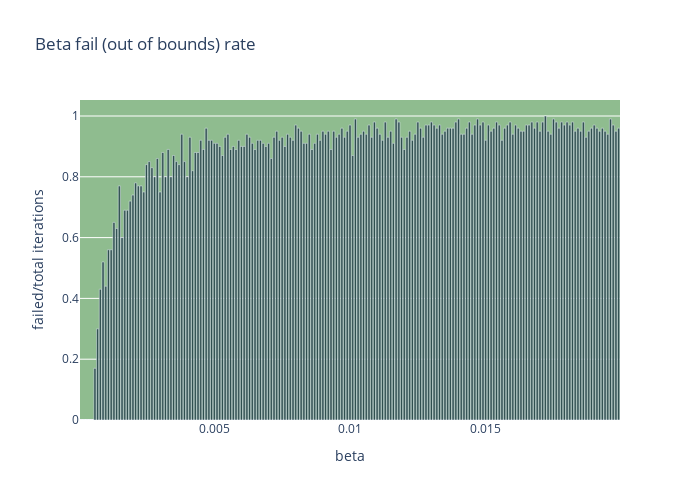

The notebook cell saved with this chart:
### Markdown cell above
Na tym wykresie nie widać jednak ile iteracji dla każdej wartości __beta__ nie osiągneło minimum. Wobec tego następny wykres przedstawia stosunek ilości nieudanych iteracji do wykonanych.

### Code cell
fail_rate = df.isna().sum()/num_iters

layout = go.Layout(width=700, height=500,
                title_text='Beta fail (out of bounds) rate',
                plot_bgcolor='DarkSeaGreen',
                xaxis_title='beta',
                yaxis_title='failed/total iterations')
fig = go.Figure(data=[go.Bar(x=df.columns, y=fail_rate, marker_color='DarkSlateGrey')], layout=layout)
fig.show()

### Figure 1 — Plotly figure (JSON) as saved in the notebook; plotly's stock layout.template omitted (floating-point values rounded to 4 significant figures; data arrays with more than 128 entries replaced by an {"elided": "..."} marker saying what was removed)
{"data": [{"marker": {"color": "DarkSlateGrey"}, "type": "bar", "x": {"elided": "199 float values"}, "y": {"elided": "199 float values"}}], "layout": {"height": 500, "plot_bgcolor": "DarkSeaGreen", "title": {"text": "Beta fail (out of bounds) rate"}, "width": 700, "xaxis": {"title": {"text": "beta"}}, "yaxis": {"title": {"text": "failed/total iterations"}}}}
